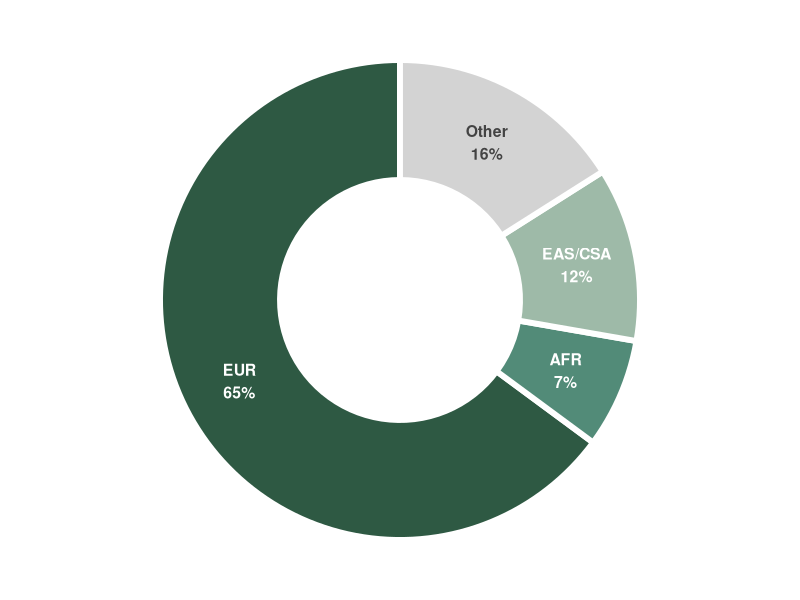

Write the R code that produced this figure.
suppressPackageStartupMessages({
  library(ggplot2)
  library(dplyr)
})

# Input counts (match notebook values)
n_eur <- 65222L
n_afr <- 7421L
n_eas <- 11785L
n_other <- 16098L

# Data frame
df <- tibble::tibble(
  ancestry = factor(c("EUR", "AFR", "EAS/CSA", "Other"),
                    levels = c("EUR", "AFR", "EAS/CSA", "Other")),
  value = c(n_eur, n_afr, n_eas, n_other)
) %>%
  mutate(
    total = sum(value),
    fraction = value / total,
    percent = fraction * 100,
    label = paste0(ancestry, "\n", round(percent), "%"),
    label_color = ifelse(ancestry == "Other", "black", "white"),
    y_mid = cumsum(fraction) - fraction / 2
  )

# Color map
fill_colors <- c(
  "EUR" = "#2E5943",
  "AFR" = "#528B78",
  "EAS/CSA" = "#9EBAA8",
  "Other" = "lightgrey"
)

text_colors <- c(
  "EUR" = "#ffffff",
  "AFR" = "#ffffff",
  "EAS/CSA" = "#ffffff",
  "Other" = "#434343"
)

# Donut chart
p <- ggplot(df, aes(x = 2, y = fraction, fill = ancestry)) +
  geom_col(width = 1, color = "white", size = 2) +
  coord_polar(theta = "y", start = (pi / 2) - (90 * pi / 180)) +
  scale_fill_manual(values = fill_colors) +
  theme_void(base_family = "Helvetica") +
  theme(
    legend.position = "none",
    plot.background = element_rect(fill = "#ffffff00", color = NA)
  ) +
  xlim(c(0.5, 2.5)) +
  geom_text(
    aes(x = 2, label = label, color = ancestry),
    position = position_stack(vjust = 0.5),
    fontface = "bold",
    size = 4
  ) +
  scale_color_manual(values = text_colors, guide = "none")

# No center text

# Output directory (kept tidy within this experiment folder)
out_dir <- file.path("scr", "paper_figs", "pychart_R", "out")
if (!dir.exists(out_dir)) dir.create(out_dir, recursive = TRUE)

# Save outputs (4.5 x 4.5 inches, white background)
ggsave(filename = file.path(out_dir, "ancestry_donut.png"), plot = p,
       width = 4.5, height = 4.5, dpi = 300, bg = "#ffffff00")
# ggsave(filename = file.path(out_dir, "ancestry_donut.pdf"), plot = p,
#        width = 4.5, height = 4.5, bg = "white", device = "pdf")

# Print to viewer if interactive
# if (interactive()) print(p)
